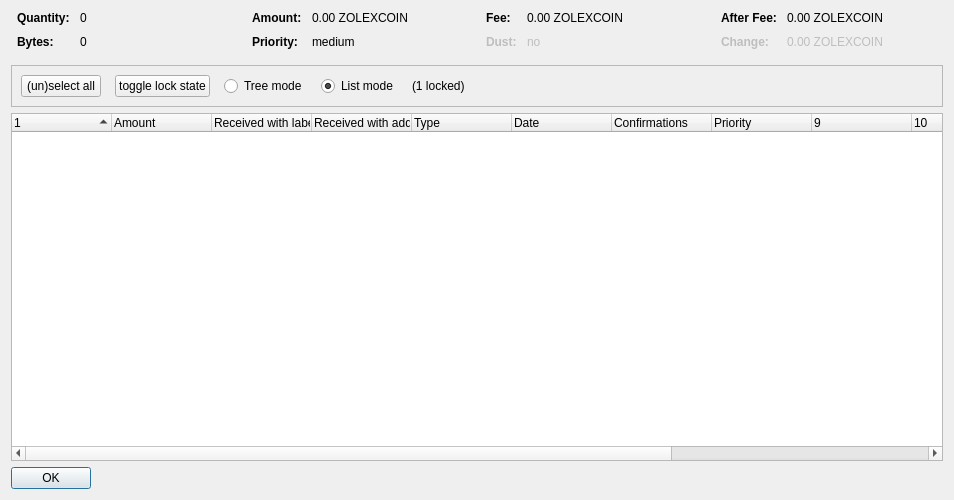
<?xml version="1.0" encoding="UTF-8"?>
<ui version="4.0">
 <class>CoinControlDialog</class>
 <widget class="QDialog" name="CoinControlDialog">
  <property name="geometry">
   <rect>
    <x>0</x>
    <y>0</y>
    <width>954</width>
    <height>500</height>
   </rect>
  </property>
  <property name="windowTitle">
   <string>Coin Selection</string>
  </property>
  <layout class="QVBoxLayout" name="verticalLayout">
   <item>
    <layout class="QHBoxLayout" name="horizontalLayoutTop" stretch="0,0,0,0">
     <property name="topMargin">
      <number>0</number>
     </property>
     <property name="bottomMargin">
      <number>10</number>
     </property>
     <item>
      <layout class="QFormLayout" name="formLayoutCoinControl1">
       <property name="horizontalSpacing">
        <number>10</number>
       </property>
       <property name="verticalSpacing">
        <number>10</number>
       </property>
       <property name="leftMargin">
        <number>6</number>
       </property>
       <property name="rightMargin">
        <number>6</number>
       </property>
       <item row="0" column="0">
        <widget class="QLabel" name="labelCoinControlQuantityText">
         <property name="font">
          <font>
           <weight>75</weight>
           <bold>true</bold>
          </font>
         </property>
         <property name="text">
          <string>Quantity:</string>
         </property>
        </widget>
       </item>
       <item row="0" column="1">
        <widget class="QLabel" name="labelCoinControlQuantity">
         <property name="cursor">
          <cursorShape>IBeamCursor</cursorShape>
         </property>
         <property name="contextMenuPolicy">
          <enum>Qt::ActionsContextMenu</enum>
         </property>
         <property name="text">
          <string notr="true">0</string>
         </property>
         <property name="textInteractionFlags">
          <set>Qt::LinksAccessibleByMouse|Qt::TextSelectableByKeyboard|Qt::TextSelectableByMouse</set>
         </property>
        </widget>
       </item>
       <item row="1" column="0">
        <widget class="QLabel" name="labelCoinControlBytesText">
         <property name="font">
          <font>
           <weight>75</weight>
           <bold>true</bold>
          </font>
         </property>
         <property name="text">
          <string>Bytes:</string>
         </property>
        </widget>
       </item>
       <item row="1" column="1">
        <widget class="QLabel" name="labelCoinControlBytes">
         <property name="cursor">
          <cursorShape>IBeamCursor</cursorShape>
         </property>
         <property name="contextMenuPolicy">
          <enum>Qt::ActionsContextMenu</enum>
         </property>
         <property name="text">
          <string notr="true">0</string>
         </property>
         <property name="textInteractionFlags">
          <set>Qt::LinksAccessibleByMouse|Qt::TextSelectableByKeyboard|Qt::TextSelectableByMouse</set>
         </property>
        </widget>
       </item>
      </layout>
     </item>
     <item>
      <layout class="QFormLayout" name="formLayoutCoinControl2">
       <property name="horizontalSpacing">
        <number>10</number>
       </property>
       <property name="verticalSpacing">
        <number>10</number>
       </property>
       <property name="leftMargin">
        <number>6</number>
       </property>
       <property name="rightMargin">
        <number>6</number>
       </property>
       <item row="0" column="0">
        <widget class="QLabel" name="labelCoinControlAmountText">
         <property name="font">
          <font>
           <weight>75</weight>
           <bold>true</bold>
          </font>
         </property>
         <property name="text">
          <string>Amount:</string>
         </property>
        </widget>
       </item>
       <item row="0" column="1">
        <widget class="QLabel" name="labelCoinControlAmount">
         <property name="cursor">
          <cursorShape>IBeamCursor</cursorShape>
         </property>
         <property name="contextMenuPolicy">
          <enum>Qt::ActionsContextMenu</enum>
         </property>
         <property name="text">
          <string notr="true">0.00 ZOLEXCOIN</string>
         </property>
         <property name="textInteractionFlags">
          <set>Qt::LinksAccessibleByMouse|Qt::TextSelectableByKeyboard|Qt::TextSelectableByMouse</set>
         </property>
        </widget>
       </item>
       <item row="1" column="0">
        <widget class="QLabel" name="labelCoinControlPriorityText">
         <property name="font">
          <font>
           <weight>75</weight>
           <bold>true</bold>
          </font>
         </property>
         <property name="text">
          <string>Priority:</string>
         </property>
        </widget>
       </item>
       <item row="1" column="1">
        <widget class="QLabel" name="labelCoinControlPriority">
         <property name="cursor">
          <cursorShape>IBeamCursor</cursorShape>
         </property>
         <property name="contextMenuPolicy">
          <enum>Qt::ActionsContextMenu</enum>
         </property>
         <property name="text">
          <string>medium</string>
         </property>
         <property name="textInteractionFlags">
          <set>Qt::LinksAccessibleByMouse|Qt::TextSelectableByKeyboard|Qt::TextSelectableByMouse</set>
         </property>
        </widget>
       </item>
      </layout>
     </item>
     <item>
      <layout class="QFormLayout" name="formLayoutCoinControl3">
       <property name="horizontalSpacing">
        <number>10</number>
       </property>
       <property name="verticalSpacing">
        <number>10</number>
       </property>
       <property name="leftMargin">
        <number>6</number>
       </property>
       <property name="rightMargin">
        <number>6</number>
       </property>
       <item row="0" column="0">
        <widget class="QLabel" name="labelCoinControlFeeText">
         <property name="font">
          <font>
           <weight>75</weight>
           <bold>true</bold>
          </font>
         </property>
         <property name="text">
          <string>Fee:</string>
         </property>
        </widget>
       </item>
       <item row="0" column="1">
        <widget class="QLabel" name="labelCoinControlFee">
         <property name="cursor">
          <cursorShape>IBeamCursor</cursorShape>
         </property>
         <property name="contextMenuPolicy">
          <enum>Qt::ActionsContextMenu</enum>
         </property>
         <property name="text">
          <string notr="true">0.00 ZOLEXCOIN</string>
         </property>
         <property name="textInteractionFlags">
          <set>Qt::LinksAccessibleByMouse|Qt::TextSelectableByKeyboard|Qt::TextSelectableByMouse</set>
         </property>
        </widget>
       </item>
       <item row="1" column="0">
        <widget class="QLabel" name="labelCoinControlLowOutputText">
         <property name="enabled">
          <bool>false</bool>
         </property>
         <property name="font">
          <font>
           <weight>75</weight>
           <bold>true</bold>
          </font>
         </property>
         <property name="text">
          <string>Dust:</string>
         </property>
        </widget>
       </item>
       <item row="1" column="1">
        <widget class="QLabel" name="labelCoinControlLowOutput">
         <property name="enabled">
          <bool>false</bool>
         </property>
         <property name="cursor">
          <cursorShape>IBeamCursor</cursorShape>
         </property>
         <property name="contextMenuPolicy">
          <enum>Qt::ActionsContextMenu</enum>
         </property>
         <property name="text">
          <string>no</string>
         </property>
         <property name="textInteractionFlags">
          <set>Qt::LinksAccessibleByMouse|Qt::TextSelectableByKeyboard|Qt::TextSelectableByMouse</set>
         </property>
        </widget>
       </item>
      </layout>
     </item>
     <item>
      <layout class="QFormLayout" name="formLayoutCoinControl4">
       <property name="horizontalSpacing">
        <number>10</number>
       </property>
       <property name="verticalSpacing">
        <number>10</number>
       </property>
       <property name="leftMargin">
        <number>6</number>
       </property>
       <property name="rightMargin">
        <number>6</number>
       </property>
       <item row="0" column="0">
        <widget class="QLabel" name="labelCoinControlAfterFeeText">
         <property name="font">
          <font>
           <weight>75</weight>
           <bold>true</bold>
          </font>
         </property>
         <property name="text">
          <string>After Fee:</string>
         </property>
        </widget>
       </item>
       <item row="0" column="1">
        <widget class="QLabel" name="labelCoinControlAfterFee">
         <property name="cursor">
          <cursorShape>IBeamCursor</cursorShape>
         </property>
         <property name="contextMenuPolicy">
          <enum>Qt::ActionsContextMenu</enum>
         </property>
         <property name="text">
          <string notr="true">0.00 ZOLEXCOIN</string>
         </property>
         <property name="textInteractionFlags">
          <set>Qt::LinksAccessibleByMouse|Qt::TextSelectableByKeyboard|Qt::TextSelectableByMouse</set>
         </property>
        </widget>
       </item>
       <item row="1" column="0">
        <widget class="QLabel" name="labelCoinControlChangeText">
         <property name="enabled">
          <bool>false</bool>
         </property>
         <property name="font">
          <font>
           <weight>75</weight>
           <bold>true</bold>
          </font>
         </property>
         <property name="text">
          <string>Change:</string>
         </property>
        </widget>
       </item>
       <item row="1" column="1">
        <widget class="QLabel" name="labelCoinControlChange">
         <property name="enabled">
          <bool>false</bool>
         </property>
         <property name="cursor">
          <cursorShape>IBeamCursor</cursorShape>
         </property>
         <property name="contextMenuPolicy">
          <enum>Qt::ActionsContextMenu</enum>
         </property>
         <property name="text">
          <string notr="true">0.00 ZOLEXCOIN</string>
         </property>
         <property name="textInteractionFlags">
          <set>Qt::LinksAccessibleByMouse|Qt::TextSelectableByKeyboard|Qt::TextSelectableByMouse</set>
         </property>
        </widget>
       </item>
      </layout>
     </item>
    </layout>
   </item>
   <item>
    <widget class="QFrame" name="frame">
     <property name="minimumSize">
      <size>
       <width>0</width>
       <height>40</height>
      </size>
     </property>
     <property name="frameShape">
      <enum>QFrame::StyledPanel</enum>
     </property>
     <property name="frameShadow">
      <enum>QFrame::Sunken</enum>
     </property>
     <layout class="QHBoxLayout" name="horizontalLayout">
      <item>
       <layout class="QHBoxLayout" name="horizontalLayoutPanel" stretch="0,0,0,0,0,0">
        <property name="spacing">
         <number>14</number>
        </property>
        <item>
         <widget class="QPushButton" name="pushButtonSelectAll">
          <property name="sizePolicy">
           <sizepolicy hsizetype="Maximum" vsizetype="Fixed">
            <horstretch>0</horstretch>
            <verstretch>0</verstretch>
           </sizepolicy>
          </property>
          <property name="text">
           <string>(un)select all</string>
          </property>
          <property name="autoDefault">
           <bool>false</bool>
          </property>
         </widget>
        </item>
        <item>
         <widget class="QPushButton" name="pushButtonToggleLock">
          <property name="sizePolicy">
           <sizepolicy hsizetype="Maximum" vsizetype="Fixed">
            <horstretch>0</horstretch>
            <verstretch>0</verstretch>
           </sizepolicy>
          </property>
          <property name="text">
           <string>toggle lock state</string>
          </property>
          <property name="autoDefault">
           <bool>false</bool>
          </property>
         </widget>
        </item>
        <item>
         <widget class="QRadioButton" name="radioTreeMode">
          <property name="sizePolicy">
           <sizepolicy hsizetype="Maximum" vsizetype="Fixed">
            <horstretch>0</horstretch>
            <verstretch>0</verstretch>
           </sizepolicy>
          </property>
          <property name="text">
           <string>Tree mode</string>
          </property>
         </widget>
        </item>
        <item>
         <widget class="QRadioButton" name="radioListMode">
          <property name="sizePolicy">
           <sizepolicy hsizetype="Maximum" vsizetype="Fixed">
            <horstretch>0</horstretch>
            <verstretch>0</verstretch>
           </sizepolicy>
          </property>
          <property name="text">
           <string>List mode</string>
          </property>
          <property name="checked">
           <bool>true</bool>
          </property>
         </widget>
        </item>
        <item>
         <widget class="QLabel" name="labelLocked">
          <property name="text">
           <string>(1 locked)</string>
          </property>
         </widget>
        </item>
        <item>
         <spacer name="horizontalSpacer">
          <property name="orientation">
           <enum>Qt::Horizontal</enum>
          </property>
          <property name="sizeHint" stdset="0">
           <size>
            <width>40</width>
            <height>20</height>
           </size>
          </property>
         </spacer>
        </item>
       </layout>
      </item>
     </layout>
    </widget>
   </item>
   <item>
    <widget class="CoinControlTreeWidget" name="treeWidget">
     <property name="contextMenuPolicy">
      <enum>Qt::CustomContextMenu</enum>
     </property>
     <property name="sortingEnabled">
      <bool>false</bool>
     </property>
     <property name="columnCount">
      <number>13</number>
     </property>
     <attribute name="headerShowSortIndicator" stdset="0">
      <bool>true</bool>
     </attribute>
     <attribute name="headerStretchLastSection">
      <bool>false</bool>
     </attribute>
     <column>
      <property name="text">
       <string/>
      </property>
     </column>
     <column>
      <property name="text">
       <string>Amount</string>
      </property>
     </column>
     <column>
      <property name="text">
       <string>Received with label</string>
      </property>
     </column>
     <column>
      <property name="text">
       <string>Received with address</string>
      </property>
     </column>
     <column>
      <property name="text">
	<string>Type</string>
      </property>
     </column>
     <column>
      <property name="text">	 
       <string>Date</string>
      </property>
     </column>
     <column>
      <property name="text">
       <string>Confirmations</string>
      </property>
      <property name="toolTip">
       <string>Confirmed</string>
      </property>
     </column>
     <column>
      <property name="text">
       <string>Priority</string>
      </property>
     </column>
     <column>
      <property name="text">
       <string/>
      </property>
     </column>
     <column>
      <property name="text">
       <string/>
      </property>
     </column>
     <column>
      <property name="text">
       <string/>
      </property>
     </column>
     <column>
      <property name="text">
       <string/>
      </property>
     </column>
     <column>
      <property name="text">
       <string/>
      </property>
     </column>
    </widget>
   </item>
   <item>
    <widget class="QDialogButtonBox" name="buttonBox">
     <property name="sizePolicy">
      <sizepolicy hsizetype="Maximum" vsizetype="Fixed">
       <horstretch>0</horstretch>
       <verstretch>0</verstretch>
      </sizepolicy>
     </property>
     <property name="orientation">
      <enum>Qt::Horizontal</enum>
     </property>
     <property name="standardButtons">
      <set>QDialogButtonBox::Ok</set>
     </property>
    </widget>
   </item>
  </layout>
 </widget>
 <customwidgets>
  <customwidget>
   <class>CoinControlTreeWidget</class>
   <extends>QTreeWidget</extends>
   <header>coincontroltreewidget.h</header>
  </customwidget>
 </customwidgets>
 <resources/>
 <connections/>
</ui>
